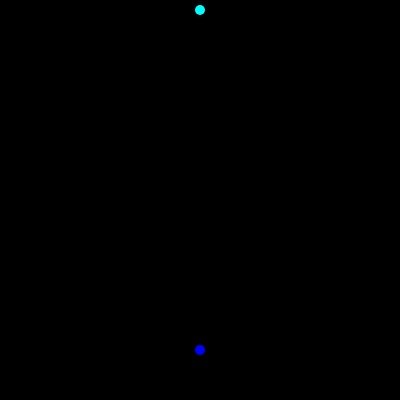
Frame 1 (no input)
Frame 60 (no input): identical to frame 1, image omitted
Frame 120 (the mouse pressed at the canvas centre since frame 60): identical to frame 1, image omitted

The p5.js sketch that drew this single still picture (run headless with seeded random() and noise() and a simulated clock; from frame 60 on, the mouse is pressed at the canvas centre):

// p5.js sketch
// ── sketch.js
let initialPos, finalPos;
let nRockets = 50;

function setup() {
  createCanvas(400, 400);
  initialPos = createVector(width/2, height-50);
  finalPos = createVector(width/2, 10);
  time = 0;
  setInputs();
}

function draw() {
  background(0);

  if(drawing){
    checkKeyInput();
    drawPreview();
    drawPos();
    showObstacles();
    checkStartingInputs();
  }else{
    checkInputs();
    drawPreview();
    showGenerations();
  }
}
// ── drawingController.js
let clicking = false;
let drawing = true;
let calculated = true;
let beginVertice;
let finalVertice;
let button;
let desiredGenerations = 0;
let desiredGenerationsInput;

function checkKeyInput(){
    if(keyIsPressed){
        if(keyCode === 87){
            finalPos.set(mouseX, mouseY);
        }else if(keyCode === 83){
            initialPos.set(mouseX, mouseY);
        }
    }
}


function checkStartingInputs(){
    if(drawing){
        button.mousePressed(buttonPressed);
        desiredGenerationsInput.input(setDesiredGeneration);
    }
}


function mousePressed(){
    if(mouseX > 0 && mouseX < width && mouseY > 0 && mouseY < height){
        clicking = true;
        beginVertice = createVector(mouseX, mouseY);
    }
}


function mouseReleased(){
    if(clicking){
        clicking = false;
        finalVertice = createVector(mouseX, mouseY);
        createObstacle(beginVertice.copy(), finalVertice.copy());
    }
}


function drawPreview(){
    if(clicking){
        rectMode(CORNERS);
        noStroke();
        fill(150, 150);
        rect(beginVertice.x, beginVertice.y, mouseX, mouseY);
    }
}


function buttonPressed(){
    if(calculated){
        calculated = false;
        calculateGenerations(desiredGenerations, drawing);
        drawing = false;
        time = 0;
    }
}


function setDesiredGeneration(){
    desiredGenerations = floor(desiredGenerationsInput.value());
}


function setInputs(){
    button = createButton('Empezar');
    button.position(0, 400);
    desiredGenerationsInput = createInput();
    desiredGenerationsInput.position(70, 400);
    nextButton = createButton('Sig. Generacion');
    nextButton.position(0, 425);
    prevButton = createButton('Ant. Generacion');
    prevButton.position(110, 425);
    goGenerationInput = createInput();
    goGenerationInput.position(220, 425);
    viewVelocitySlider = createSlider(1, 500, 1, 1);
    viewVelocitySlider.position(0, 450);
    showRocketsButton = createButton('Mostrar Cohetes');
    showRocketsButton.position(135, 450);
    showDebugButton = createButton('Mostrar Promedios');
    showDebugButton.position(248, 450);
}
// ── generationController.js
let timeLimit = 100;
let timeLimitTracker = [timeLimit];
let timeIncrement = 1;
let timeDecrease = 4;
let time;
let badGeneration = 0;
let badGenerationTrigger = 5;
let averageTrack = [];
let averageTrackPresicion = 10;
let averageVelocity = [];
let maxVelocity;
let minVelocity;
//let averageTrack1 = [];

function updateGeneration(gen){
    for(let i = 0; i < rockets.length; i++){
        rockets[i].update(gen, time);
    }
    time++;
}


function createNewGeneration(gen){
    let bestRocket = checkBestRocket();
    controlTimeLimit(bestRocket[0]);
    createRockets(gen, bestRocket);
}


function checkBestRocket(){
    let bestDistance = width*height;
    let worstDistance = 0;
    let best = floor(random(rockets.length));
    for(let i = 0; i < rockets.length; i++){
        if(!rockets[i].crashed){
            let d = dist(rockets[i].pos.x, rockets[i].pos.y, finalPos.x, finalPos.y);
            if(d < bestDistance){
                bestDistance = d;
                best = i;
            }else if(d > worstDistance){
                worstDistance = d;
            }
        }
    }

    return [best, bestDistance, worstDistance];
}


function controlTimeLimit(best){
    if(rockets[best].reached){
        timeLimit -= timeDecrease;
        badGeneration = 0;
    }else{
        badGeneration++;
        if(badGeneration > badGenerationTrigger){
            badGeneration = 0;
            timeLimit += timeIncrement;
        }
    }

    timeLimitTracker.push(timeLimit);
}


function mapAverageVelocities(gen){
    for(let i = 0; i < averageVelocity[gen].length; i++){
        averageVelocity[gen][i] = map(averageVelocity[gen][i], minVelocity, maxVelocity, 0, 255);
    } 
}


function calculateAverage(gen){
    let average = createVector();
    averageVelocity[gen].push(0);
    let rocketsCount = 0;
    //let average1 = createVector();
    
    for(let i = 0; i < rockets.length; i++){
        //average1.add(rockets[i].pos);
        if(!rockets[i].crashed){
            rocketsCount++;
            average.add(rockets[i].pos);
            let mag = rockets[i].vel.mag();
            averageVelocity[gen][averageVelocity[gen].length-1] += mag; 
            if(mag > maxVelocity){
                maxVelocity = mag;
            }else if(mag < minVelocity){
                minVelocity = mag;
            }
        }
    }

    
    //average1.div(rockets.length);
    //averageTrack1[gen].push(average1.copy());
    if(rocketsCount > 0){
        average.div(rocketsCount);
        averageVelocity[gen][averageVelocity[gen].length-1] /= rocketsCount;
    }
    averageTrack[gen].push(average.copy());
    //console.log(gen, averageTrack[gen]);
}


function calculateGenerations(desGen, first){
    calculateTime('started');
    if(first){
        createRandomRockets(nRockets);
    }else{
        resetRockets();
    }

    calculateTime('set rockets');
    for(let i = finalGeneration; i < desGen+finalGeneration; i++){
        time = 0;
        averageTrack[i] = [];
        averageVelocity[i] = [];
        //averageTrack1[i] = [];
        maxVelocity = 0;
        minVelocity = 0;
        while(time < timeLimit){
            calculateAverage(i);
            updateGeneration(i);
        }
        mapAverageVelocities(i);
        createNewGeneration(i);
    }

    calculateTime('simulated:');
    finalGeneration += desGen;
    calculated = true;
    console.log('-------------------');
}
// ── mapDraw.js
function drawPos(){
    noStroke();
    fill(0, 0, 255);
    ellipse(initialPos.x, initialPos.y, 10, 10);
    fill(0, 255, 255);
    ellipse(finalPos.x, finalPos.y, 10, 10);
}

function drawData(gen){
    fill(255);
    text('time limit:', 0, 10);
    text(timeLimitTracker[gen], 50, 10);
    text('generation:', 0, 20);
    text(gen, 60, 20);
    text('final generation:', 0, 30);
    text(finalGeneration, 85, 30);
}


function showRockets(gen){
    if(showRocketss){
        for(let i = 0; i < rockets.length; i++){
            rockets[i].show();
        }
    }

    if(showDebug){
        strokeWeight(5);
        for(let i = 1; i < averageTrack[gen].length; i+=1){
            stroke(averageVelocity[gen][i-1], averageVelocity[gen][i], 255);
            line(averageTrack[gen][i-1].x, averageTrack[gen][i-1].y, averageTrack[gen][i].x, averageTrack[gen][i].y);
            //stroke(0, 255, 0);
            //line(averageTrack1[gen][i-1].x, averageTrack1[gen][i-1].y, averageTrack1[gen][i].x, averageTrack1[gen][i].y);
        }
    }
}
// ── obstacle.js
function Obstacle(verA, verB, gen){
    this.verA = verA;
    this.verB = verB;
    this.gen = gen;


    this.show = function(){
        rectMode(CORNERS);
        noStroke();
        fill(175);
        rect(this.verA.x, this.verA.y, this.verB.x, this.verB.y);
    }
}
// ── obstaclesController.js
let obstacles = [];

function createObstacle(begin, final){
    sortVertices(begin, final);

    obstacles.push(new Obstacle(begin.copy(), final.copy(), actualGeneration));
}


function sortVertices(begin, final){
    if(final.x < begin.x){
        let aux = final.x;
        final.x = begin.x;
        begin.x = aux;
    }
    if(final.y < begin.y){
        let aux = final.y;
        final.y = begin.y;
        begin.y = aux;
    }
}


function showObstacles(){
    for(let i = 0; i < obstacles.length; i++){
        if(obstacles[i].gen <= actualGeneration){
            obstacles[i].show();
        }
    }
}
// ── rocket.js
let rockets = [];
let rocketPower = 0.5;
let steeringPower = rocketPower * 0.5;
let rocketSize = 50;
let collisionTrigger = 20;

function Rocket(){
    this.genes = [];
    for(let i = 0; i < desiredGenerations; i++){
        this.genes[i] = [];
    }
    
    this.reset = function(initialPos, genes, gen){
        this.pos = initialPos;
        this.vel = createVector();
        this.ace = createVector();
        this.genes[gen] = genes;
        this.reached = false;
        this.crashed = false;
    }


    this.update = function(gen, time){
        if(!this.checkCollision()){
            this.ace = this.applyGenes(this.genes[gen][time]);
            this.vel.add(this.ace);
            this.pos.add(this.vel);
            this.ace.mult(0);
        }
    }


    this.applyGenes = function(gen){
        let vec = createVector();

        switch(gen){
            case 'u':{
                vec.set(0, -rocketPower);
                break;
            }
            case 'd':{
                vec.set(0, steeringPower);
                break;
            }
            case 'l':{
                vec.set(-steeringPower, 0);
                break;
            }
            case 'r':{
                vec.set(steeringPower, 0);
                break;
            }
        }

        return vec;
    }


    this.checkCollision = function(){
        if(this.checkObstacleCollision()){
            this.crashed = true;
            return true;
        }

        let d = dist(this.pos.x, this.pos.y, finalPos.x, finalPos.y);
        if(d < collisionTrigger){
            this.reached = true;
            return true;
        }
        
        return false;
    }


    this.checkObstacleCollision = function(){
        for(let i = 0; i < obstacles.length; i++){
            if(obstacles[i].gen <= actualGeneration &&
               this.pos.x > obstacles[i].verA.x && this.pos.x < obstacles[i].verB.x &&
               this.pos.y > obstacles[i].verA.y && this.pos.y < obstacles[i].verB.y){
                    return true;
            }
        }
        return false;
    }



    this.show = function(){
        push();
        rectMode(CENTER);
        translate(this.pos.x, this.pos.y);
        rotate(this.vel.heading());
        noStroke();
        fill(this.setColor());
        rect(0, 0, rocketSize, rocketSize/2);
        pop();
    }


    this.setColor = function(){
        if(this.reached){
            return color(0, 255, 0, 100);
        }
        if(this.crashed){
            return color(255, 0, 0, 100);
        }

        return color(175, 100);
    }
}
// ── rocketsController.js
let posibleGenes = ['u', 'd', 'l', 'r'];
let mutationProbability = 0.008; 

function createRandomRockets(nRockets){
    for(let i = 0; i < nRockets; i++){
        rockets[i] = new Rocket();
        rockets[i].reset(initialPos.copy(), createRandomGenes(timeLimit));
    }
}


function createRockets(gen, best){
    for(let i = 0; i < rockets.length; i++){
        let nGenes = createNewGenes(timeLimit, best, gen);
        rockets[i].reset(initialPos.copy(), nGenes, gen+1);
    }
}


function createRandomGenes(arrayLength){
    let genes = [];
    for(let i = 0; i < arrayLength; i++){
        genes.push(random(posibleGenes));
    }
    return genes;
}



function createNewGenes(arrayLength, best, gen){
    let bestGenes = rockets[best[0]].genes[gen];
    let genes = [];
    let bestD = best[1];
    let worstD = best[2];

    for(let i = 0; i < arrayLength; i++){
        if(i < bestGenes.length && mutationProbability < random(1)){
            genes.push(bestGenes[i]);
        }else{
            genes.push(random(posibleGenes));
        }
    }

    return genes;
}


function resetRockets(){
    for(let i = 0; i < rockets.length; i++){
        rockets[i].reset(initialPos.copy());
    }
}
// ── viewerController.js
let actualGeneration = 0;
let nextButton, prevButton;
let goGenerationInput;
let viewVelocitySlider;
let finalGeneration = 0;
let showRocketsButton;
let showRocketss = true;
let showDebugButton;
let showDebug = false;
let savedTime = 0;

function checkInputs(){
    nextButton.mousePressed(addGeneration);
    prevButton.mousePressed(decreaseGeneration);
    goGenerationInput.input(goGeneration);
    showRocketsButton.mousePressed(changeShowRockets);
    showDebugButton.mousePressed(changeShowDebug);
}

function addGeneration(){
    if(actualGeneration < timeLimitTracker.length-1){
        actualGeneration++;
        resetRockets();
        time = 0;
    }
}

function decreaseGeneration(){
    if(actualGeneration > 0){
        actualGeneration--;
        resetRockets();
        time = 0;
    }
}


function goGeneration(){
    let val = goGenerationInput.value();
    if(val > 0 && val < timeLimitTracker.length-1){
        actualGeneration = val;
        resetRockets();
        time = 0;
    }
}


function changeShowRockets(){
    if(showRocketss){
        showRocketss = false;
    }else{
        showRocketss = true;
    }
}


function changeShowDebug(){
    if(showDebug){
        showDebug = false;
    }else{
        showDebug = true;
    }
}


function showGenerations(){
    for(let n = 0; n < viewVelocitySlider.value(); n++){
        for(let i = 0; i < rockets.length; i++){
            rockets[i].update(actualGeneration, time);
        }
        time++;
        if(time === timeLimitTracker[actualGeneration]){
            time = 0;
            if(actualGeneration < timeLimitTracker.length-2){
                addGeneration();    
            }
            resetRockets();
        }
    }

    showRockets(actualGeneration);
    showObstacles();
    drawPos();
    drawData(actualGeneration);
}


function calculateTime(frase){
    console.log(frase+': ', (millis()-savedTime)/1000);
    savedTime = millis();
}
